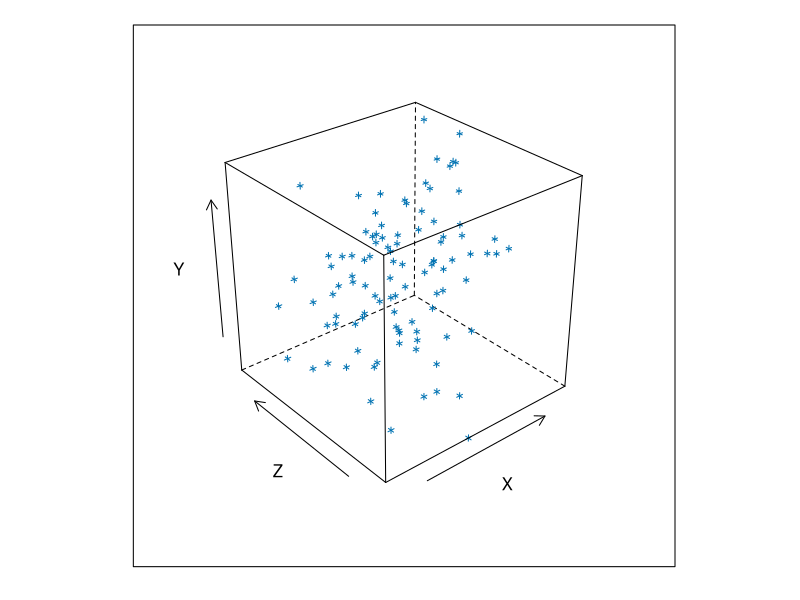
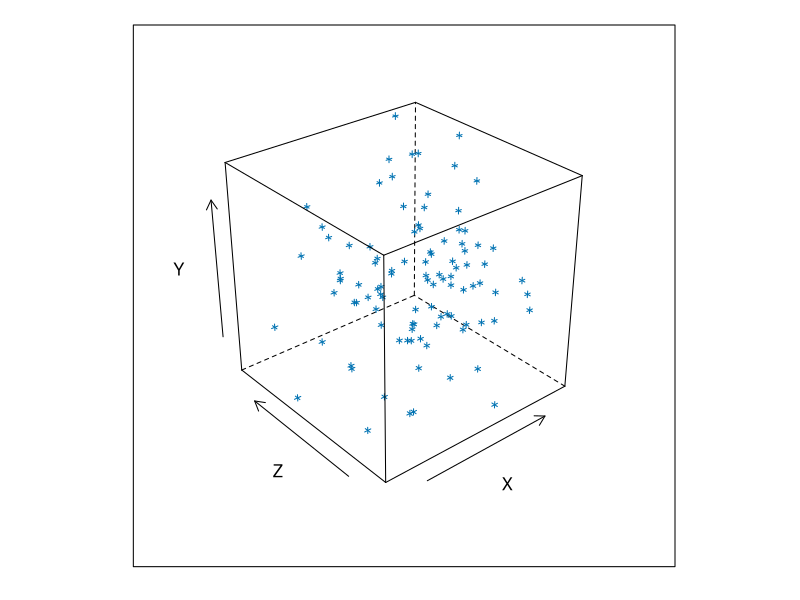
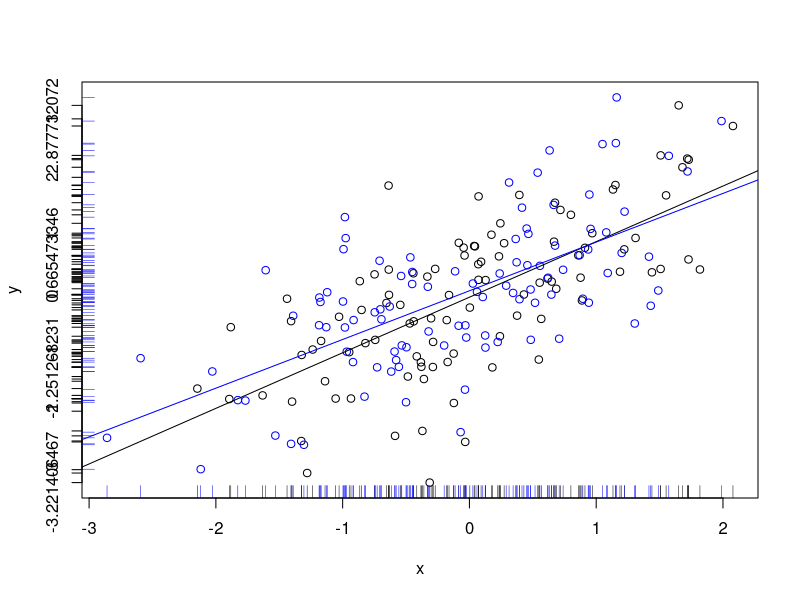

Source code (R) for these figures, in order:
## ----R Demo 2.2 Omitted Variables Bias

############################################################
# Part a: Make correlated variables X (which is included in the regression)
# and Z (which is omitted)
############################################################

library(lattice) # for making 3D scatter plots with 'cloud' command
library(MASS)  # for multivariate normal generator

# Make correlated normal variables X and Z
x.z = mvrnorm(100,c(0,0),matrix(c(1,0.1,0.1,1),nrow=2))   # 100 \times 2 - matrix
# Y = X+Z + small noise
y = x.z[,1] + x.z[,2] + rnorm(100,0,0.1) 
# 3D scatterplot
cloud(y~x.z[,1]*x.z[,2],xlab="X",ylab="Z",zlab="Y")


############################################################
# Part b: Change the correlation between X (which is included in the regression) and Z (which is omitted)
############################################################

# Change the correlation between X and Z to -0.1 instead of +0.1
new.x.z = mvrnorm(100,c(0,0),matrix(c(1,-0.1,-0.1,1),nrow=2))
new.y = new.x.z[,1] + new.x.z[,2] + rnorm(100,0,0.1)
cloud(new.y~new.x.z[,1]*new.x.z[,2],xlab="X",ylab="Z",zlab="Y")


############################################################
# Part c: Omit Z and plot Y versus X
############################################################
# Now omit Z and plot
plot(x.z[,1],y,xlab="x",xlim=range(c(x.z[,1],new.x.z[,1])),ylim=range(c(y,new.y)))
# Make sure the range encompasses both data sets!
rug(x.z[,1],side=1)
axis(y,side=2)

points(new.x.z[,1],new.y,col="blue")
rug(new.x.z[,1],side=1,col="blue")
rug(new.y,side=2,col="blue")

############################################################
# Part d: Regress Y on X (with Z omitted)
############################################################
# ... and regress
old.lm = lm(y ~ x.z[,1])
abline(old.lm$coefficients)

new.lm = lm(new.y ~ new.x.z[,1])
abline(new.lm$coefficients,col="blue")

